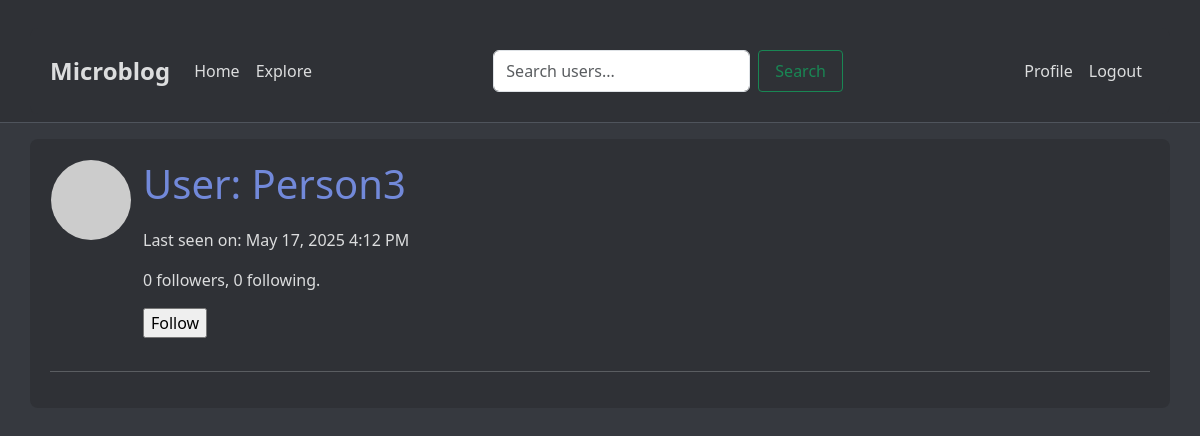
Page /user/Person3 (signed in) on the earlier database version.
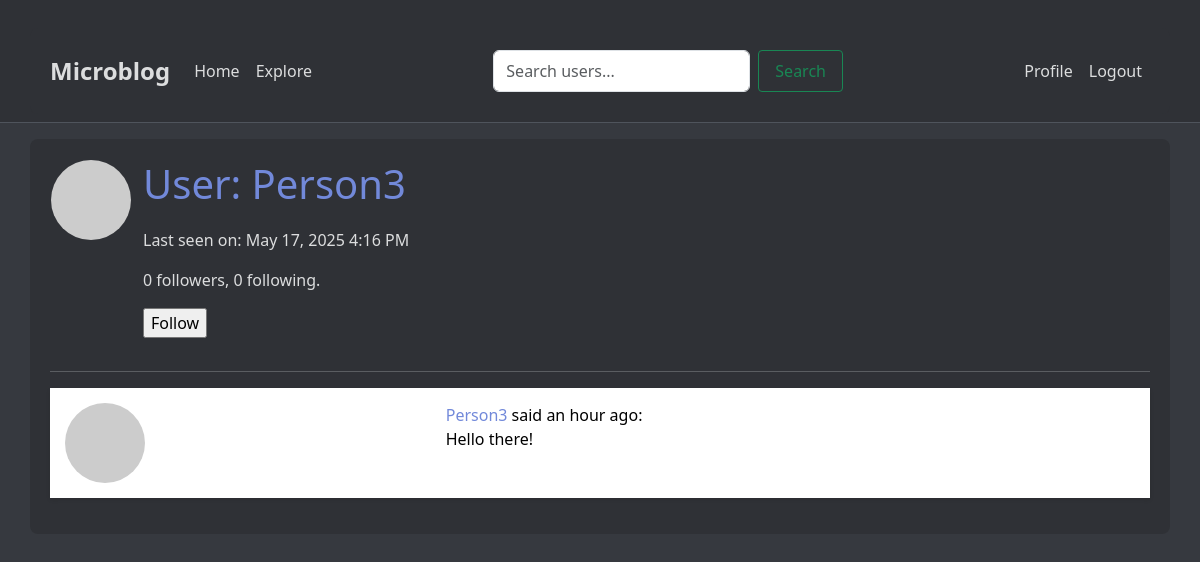
Same page on the later database version.
### app/models.py (models this page shows, shortened)
class User(UserMixin,db.Model):
    id: so.Mapped[int] = so.mapped_column(primary_key=True)
    username: so.Mapped[str] = so.mapped_column(sa.String(64), unique=True, index=True)
    email: so.Mapped[str] = so.mapped_column(sa.String(120), unique=True)
    password_hash: so.Mapped[str] = so.mapped_column(sa.String(128))
    posts: so.WriteOnlyMapped['Post'] = so.relationship('Post', back_populates='author')
    about_me: so.Mapped[Optional[str]] = so.mapped_column(sa.String(140))
    last_seen: so.Mapped[datetime] = so.mapped_column(default=lambda:datetime.now(timezone.utc))
    following: so.WriteOnlyMapped['User'] = so.relationship(
        secondary=followers, primaryjoin=(followers.c.follower_id == id),
        secondaryjoin=(followers.c.followed_id == id),
        back_populates='followers'
    )
    followers: so.WriteOnlyMapped['User'] = so.relationship(
        secondary=followers, primaryjoin=(followers.c.followed_id == id),
        secondaryjoin=(followers.c.follower_id == id),
        back_populates='following'
    )
    def avatar(self, size):
        digest = md5(self.email.lower().encode('utf-8')).hexdigest()
        return f'https://www.gravatar.com/avatar/{digest}?d=identicon&s={size}'
    def is_following(self, user):
        query = self.following.select().where(
            followers.c.followed_id == user.id
        )
        return db.session.scalar(query) is not None
    def followers_count(self):
        query = sa.select(sa.func.count()).select_from(
            self.followers.select().subquery())
        return db.session.scalar(query)
    def following_count(self):
        query = sa.select(sa.func.count()).select_from(
            self.following.select().subquery())
        return db.session.scalar(query)

class Post(db.Model):
    id: so.Mapped[int] = so.mapped_column(primary_key=True)
    body: so.Mapped[str] = so.mapped_column(sa.String(140))
    timestamp: so.Mapped[datetime] = so.mapped_column(sa.DateTime, index=True, default=datetime.now(timezone.utc))
    user_id: so.Mapped[int] = so.mapped_column(sa.Integer, sa.ForeignKey('user.id'), index=True)
    author: so.Mapped[User] = so.relationship('User', back_populates='posts')

### app/routes.py (the view)
@app.route('/user/<username>')
@login_required
def user(username):
    user = db.first_or_404(sa.select(User).where(User.username == username))
    page = request.args.get('page', 1, type=int)
    query = user.posts.select().order_by(Post.timestamp.desc())
    posts = db.paginate(query, page=page,
                        per_page=app.config['POSTS_PER_PAGE'],
                        error_out=False)
    next_url = url_for('user', username=user.username, page=posts.next_num) \
        if posts.has_next else None
    prev_url = url_for('user', username=user.username, page=posts.prev_num) \
        if posts.has_prev else None
    form = EmptyForm()
    return render_template('user.html', user=user, posts=posts.items, next_url=next_url, prev_url=prev_url, form=form)

### app/forms.py
class EmptyForm(FlaskForm):
    submit = SubmitField('Submit')

### app/models.py (called while the page is built)
def load_user(id):
    return User.query.get(int(id))

### app/routes.py (called while the page is built)
@app.before_request
def before_request():
    if current_user.is_authenticated:
        current_user.last_seen = datetime.now(timezone.utc)
        db.session.commit()

### app/templates/user.html (shortened to what this page needs)
{% extends "base.html" %}
{% block content %}
    <table>
        <tr valign="top">
            <td><img src = "{{user.avatar(128) }}" alt=""></td>
            <td>
                <h1>User: {{ user.username }}</h1>
                {% if user.last_seen %}
                    <p>Last seen on: {{ moment(user.last_seen).format('LLL') }}</p>
                {% endif %}
                <p>{{ user.followers_count() }} followers, {{ user.following_count() }} following.</p>
                {% if user == current_user %}
                <p><a href="{{ url_for('edit_profile') }}">Edit your profile</a></p>
                {% elif not current_user.is_following(user) %}
                <p>
                    <form action="{{ url_for('follow', username=user.username) }}" method="post">
                        {{ form.submit(value='Follow') }}
                    </form>
                </p>
                {% endif %}
            </td>
        </tr>
    </table>
    <hr>
    {% for post in posts %}
        {% include '_post.html' %}
    {% endfor %}
{% endblock %}

### app/templates/_post.html
<table class="table table-hover">
    <tr>
        <td width="70px">
            <a href="{{ url_for('user', username=post.author.username) }}">
                <img src="{{ post.author.avatar(70) }}" />
            </a>
        </td>
        <td>
            <a href="{{ url_for('user', username=post.author.username) }}">
                {{ post.author.username }}
            </a>
            said {{ moment(post.timestamp).fromNow() }}:
            <br>
            {{ post.body }}
        </td>
    </tr>
</table>

Differences in the rows shown:
changed User "Person3": last_seen "May 17, 2025 4:12 PM" → "May 17, 2025 4:16 PM"
added Post: author.username "Person3", timestamp "an hour ago", body "Hello there!"
